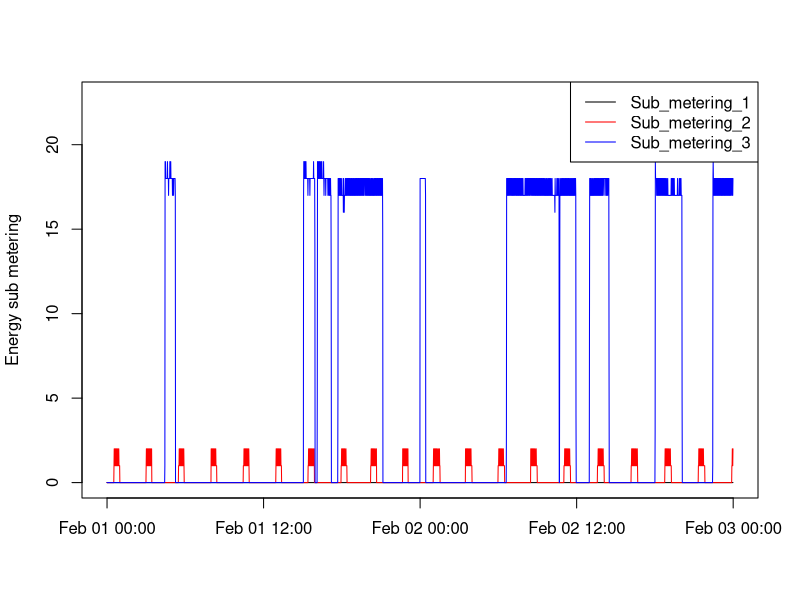

Write R code to recreate this figure.
#Run sub_set_data on full data set to get csv to read in this script

#read and tansform data
data_classes <- c(rep("character", 2), rep("numeric", 7))
df <- read.csv("data/household_power_consumption.csv",
               colClasses = data_classes)
dtstring <- paste(df$Date, df$Time, sep = " ")
df$datetime <- as.POSIXlt(dtstring, format="%m/%d/%Y %H:%M:%S")

png("plot3.png")
plot(df$datetime, df$Sub_metering_3 * 1.2,
     type = "n",
     xlab = "",
     ylab = "Energy sub metering")
lines(df$datetime, df$Sub_metering_1)
lines(df$datetime,df$Sub_metering_2, col = "red")
lines(df$datetime,df$Sub_metering_3, col = "blue")
legend("topright",
       c("Sub_metering_1","Sub_metering_2","Sub_metering_3"),
       lty = c(1,1,1),
       col = c("black","red","blue"))
dev.off()
